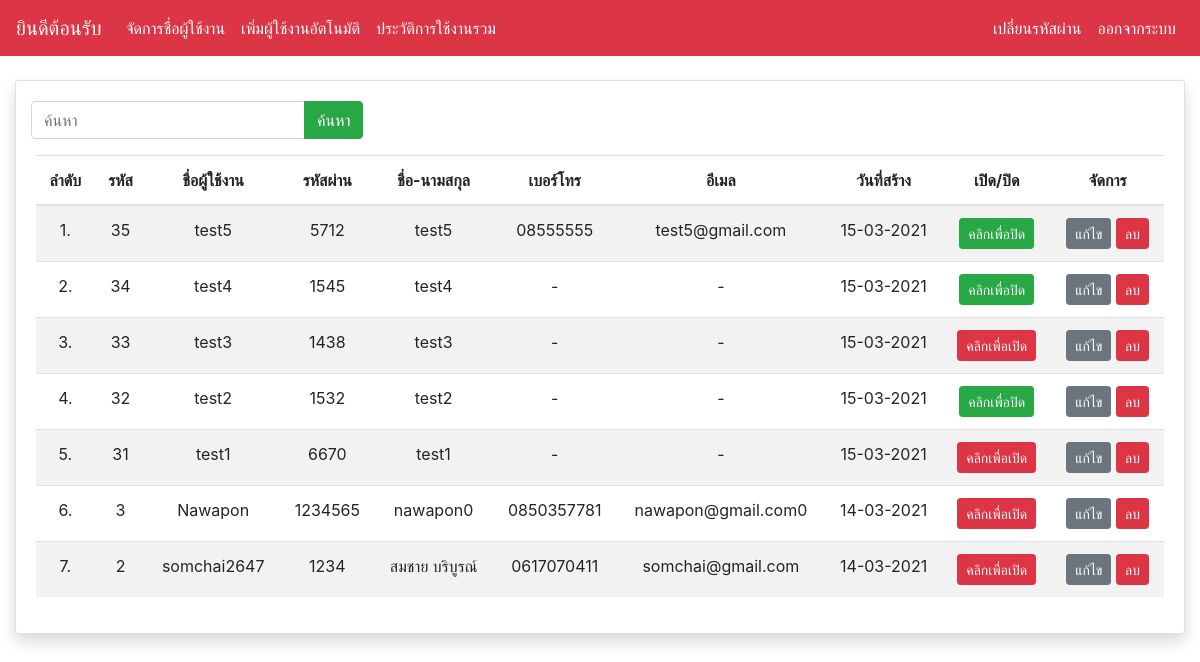
Page /admin/users.php on the earlier database version.
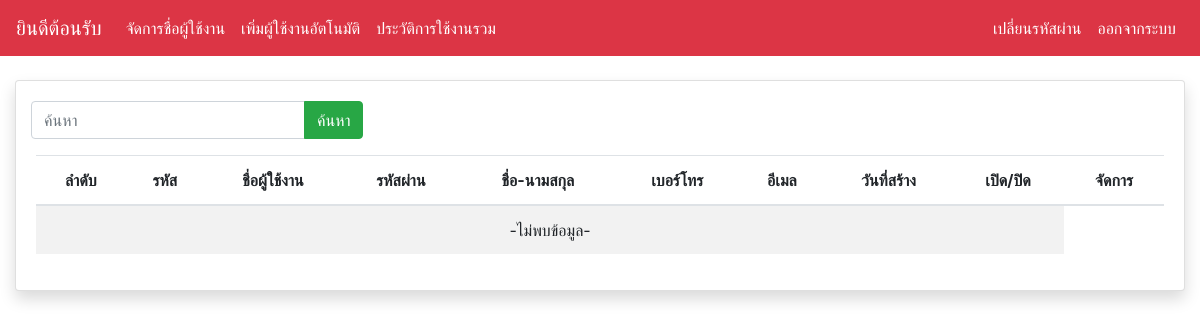
Same page on the later database version.
### tables this page shows
CREATE TABLE `radcheck` (
  `id` int(11) UNSIGNED NOT NULL,
  `username` varchar(64) NOT NULL DEFAULT '',
  `attribute` varchar(64) NOT NULL DEFAULT '',
  `op` char(2) NOT NULL DEFAULT '==',
  `value` varchar(253) NOT NULL DEFAULT '',
  `name` varchar(30) NOT NULL,
  `address` varchar(30) DEFAULT NULL,
  `email` varchar(30) DEFAULT NULL,
  `tel` varchar(10) DEFAULT NULL,
  `memo` varchar(30) DEFAULT NULL,
  `date_created` varchar(20) NOT NULL
);

### connect.php (called while the page is built)
<?php
$dsn = 'mysql:dbname=radius;host=127.0.0.1;chartset=utf8mb4';
$db_user = "root";
$db_password = "";
try {
    $db = new PDO($dsn, $db_user, $db_password);
    $db->setAttribute(PDO::ATTR_ERRMODE, PDO::ERRMODE_EXCEPTION);
} catch (PDOException $e) {
    echo $e->getMessage();
}
function query($sql, $array = array())
{
    global $db;
    $q = $db->prepare($sql);
    $q->execute($array);
    return $q;
}

### admin/users.php (the view, shortened to what this page needs)
<?php
include "../connect.php";
$sql = "SELECT * FROM admin WHERE username = ?";
$result = query($sql, array($_SESSION['username']));
?>
<!DOCTYPE html>
<html lang="en">
<head>
    <link rel="stylesheet" href="../boostrap/css/bootstrap.min.css">
</head>
<body>
    <?php include "../include/navbar_admin.php" ?>
    <div class="container-fluid mt-4">
        <div class="card shadow">
            <div class="card-body">
                <div class="form-row">
                    <form action="users.php" method="get">
                        <div class="form-group">
                            <div class="input-group">
                                <input type="search" name="search" id="search" class="form-control" placeholder="ค้นหา">
                                <div class="input-group-append">
                                    <button type="submit" class="btn btn-success">ค้นหา</button>
                                </div>
                            </div>
                        </div>
                    </form>
                </div>
                <table class="table table-striped">
                    <thead>
                        <tr align="center">
                            <th>ลำดับ</th>
                            <th>รหัส</th>
                            <th>ชื่อผู้ใช้งาน</th>
                            <th>รหัสผ่าน</th>
                            <th>ชื่อ-นามสกุล</th>
                            <th>เบอร์โทร</th>
                            <th>อีเมล</th>
                            <th>วันที่สร้าง</th>
                            <th>เปิด/ปิด</th>
                            <th>จัดการ</th>
                        </tr>
                    </thead>
                    <tbody>
                        <?php
                        if (isset($_GET['search']) && $_GET['search'] != "") {
                            $sql = "SELECT * FROM radcheck WHERE username LIKE ?";
                            $search = '%' . $_GET['search'] . '%';
                            $result = query($sql, array($search));
                        } else {
                            $sql = "SELECT * FROM radcheck ORDER BY id DESC";
                            $result = query($sql, array($_SESSION['username']));
                        }
                        $count = 0;
                        if ($result->rowCount() > 0) {
                            while ($rows = $result->fetch()) { ?>
                                <tr align="center">
                                    <td><?php echo ++$count; ?>.</td>
                                    <td><?php echo $rows['id'] ?></td>
                                    <td><?php echo $rows['username'] ?></td>
                                    <td><?php echo $rows['value'] ?></td>
                                    <td><?php echo $rows['name'] ?></td>
                                    <td><?php echo ($rows['tel']) ? $rows['tel'] : '-'; ?></td>
                                    <td><?php echo ($rows['email']) ? $rows['email'] : '-'; ?></td>
                                    <td><?php echo $rows['date_created'] ?></td>
                                    <td>
                                        <?php
                                        if ($rows['op'] == ':=') {
                                        ?>
                                            <a href="../controllers/update.php?off=<?php echo $rows['id']; ?>" class="btn btn-sm btn-success">คลิกเพื่อปิด</a>
                                        <?php } else { ?>
                                            <a href="../controllers/update.php?on=<?php echo $rows['id']; ?>" class="btn btn-sm btn-danger">คลิกเพื่อเปิด</a>
                                        <?php }
                                        ?>
                                    </td>
                                    <td align="center">
                                        <a href="user_profile.php?id=<?php echo $rows['id']; ?>" class="btn btn-secondary btn-sm">แก้ไข</a>
                                        <a href="../controllers/deluser.php?user=<?php echo $rows['username']; ?>" class="btn btn-danger btn-sm">ลบ</a>
                                    </td>
                                </tr>
                            <?php }
                        } else { ?>
                            <tr align="center">
                                <td colspan="9">-ไม่พบข้อมูล-</td>
                            </tr>
                        <?php }
                        ?>
                    </tbody>
                </table>
            </div>
        </div>
    </div>
</body>
</html>

### include/navbar_admin.php (shortened to what this page needs)
<nav class="navbar navbar-expand-lg navbar-dark bg-danger sticky-top">
    <a href="./manage.php" class="navbar-brand">ยินดีต้อนรับ <?php echo $_SESSION['name']; ?></a>
    <div class="collapse navbar-collapse" id="collapse">
        <ul class="navbar-nav mr-auto">
            <li class="nav-item">
                <a href="users.php" class="nav-link active">จัดการชื่อผู้ใช้งาน</a>
            </li>
            <li class="nav-item">
                <a href="usergen.php" class="nav-link active">เพิ่มผู้ใช้งานอัตโนมัติ</a>
            </li>
            <li class="nav-item">
                <a href="history.php" class="nav-link active">ประวัติการใช้งานรวม</a>
            </li>
        </ul>
        <ul class="navbar-nav ml-auto">
            <li class="nav-item">
                <a href="changpass.php" class="nav-link active">เปลี่ยนรหัสผ่าน</a>
            </li>
            <li class="nav-item">
                <a href="../controllers/authen.php?logout" class="nav-link active">ออกจากระบบ</a>
            </li>
        </ul>
    </div>
</nav>

Differences in the rows shown:
removed radcheck: id "35", username "test5", value "5712", name "test5", tel "08555555", email "test5@gmail.com", date_created "15-03-2021"
removed radcheck: id "34", username "test4", value "1545", name "test4", date_created "15-03-2021"
removed radcheck: id "33", username "test3", value "1438", name "test3", date_created "15-03-2021"
removed radcheck: id "32", username "test2", value "1532", name "test2", date_created "15-03-2021"
removed radcheck: id "31", username "test1", value "6670", name "test1", date_created "15-03-2021"
removed radcheck: id "3", username "Nawapon", value "1234565", name "nawapon0", tel "0850357781", email "nawapon@gmail.com0", date_created "14-03-2021"
removed radcheck: id "2", username "somchai2647", value "1234", name "สมชาย บริบูรณ์", tel "0617070411", email "somchai@gmail.com", date_created "14-03-2021"
Other differences:
text now shown: "-ไม่พบข้อมูล-"
